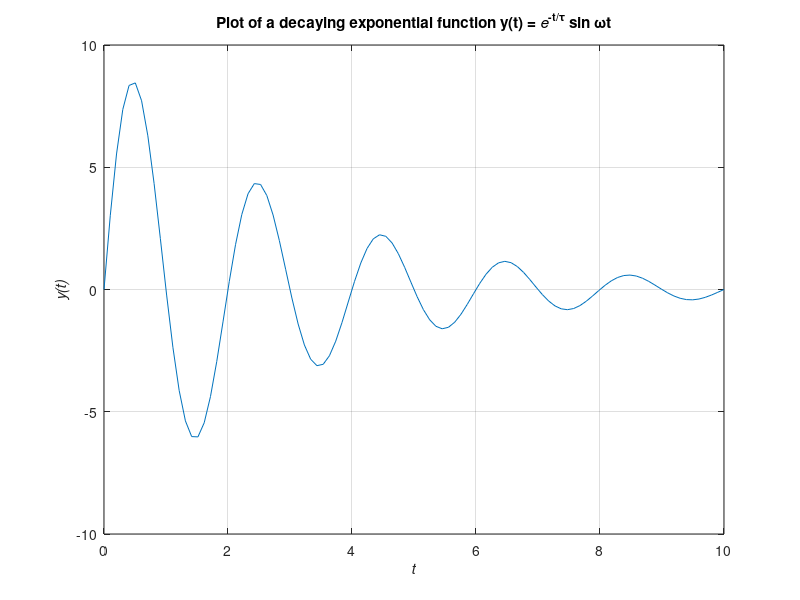

Here is the MATLAB script that generated this plot:
% EoMP Example 3.1
% Problem statement: 
% Plot a decaying exponential function where the time constant is 3 s and 
% the radial velocity is pi rad/s over the range 0 <= t <= 10 s. Include
% the plotted equation in the title of the plot, and label the axes
% properly.

t = linspace(0,10);
t_const = 3;
rad_vel = pi;

y = 10 .* exp(1) .^ (-t ./ t_const) .* sin(rad_vel .* t);
plot(t,y);
title('Plot of a decaying exponential function y(t) = {\ite}^{-t/\tau} sin \omegat');
xlabel('\itt');
ylabel('\ity(t)');
grid on;
